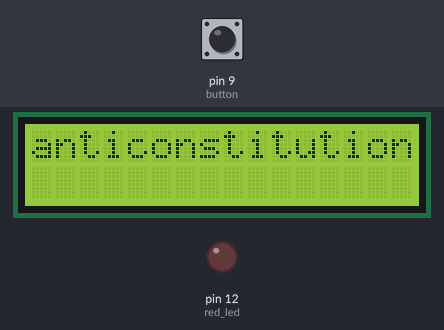
Bench run of a sketch on a simulated Arduino Uno, built with avr-gcc and run on an emulated ATmega328P. On the bench: 16×2 character LCD, output pins drawn as LEDs (lit = HIGH). Dashed ring = blinking. The test bench sets the inputs (shaded band); at power-on: pin 9 (button) LOW.

Above: at 1.2 s.
1.3 s: pin 9 (button) pulled HIGH for 1 s
At 2.9 s:
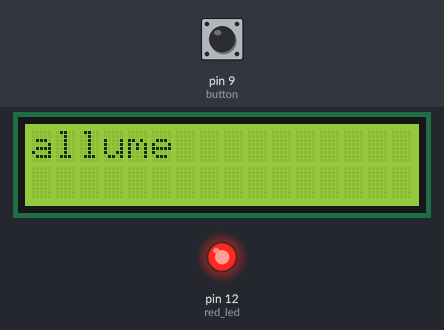
3.8 s: pin 9 (button) pulled HIGH for 0.15 s
At 3.9 s:
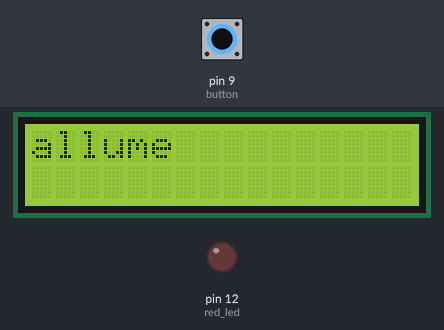
5.5 s: pin 9 (button) pulled HIGH for 3.2 s
At 5.65 s:
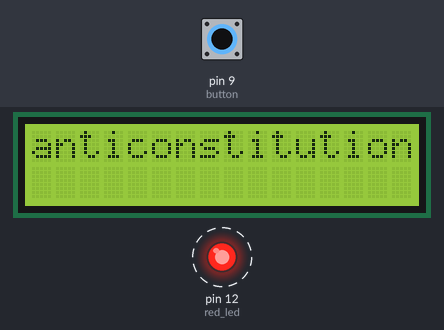
10.2 s: pin 9 (button) driven HIGH
At 11.9 s:
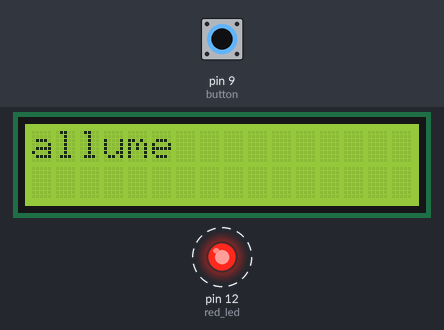
13.2 s: pin 9 (button) driven LOW
At 13.2 s:
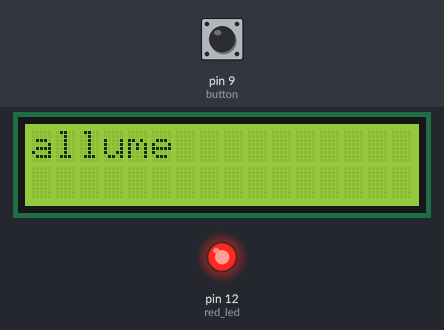
14.7 s: pin 9 (button) driven HIGH
At 16.28 s:
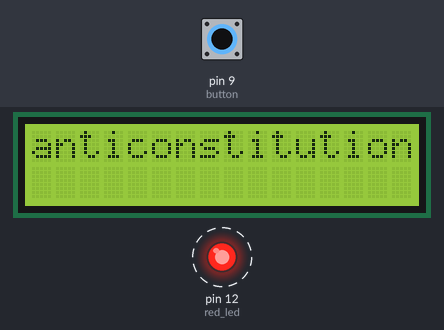
Timing chart, 0 to 65.2 s (numbered marks = the images above; inputs shaded):
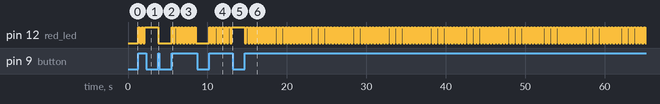

Measured:
- after the input at 1.3 s, pin 12 (red_led): alternates HIGH for 0.20 s and LOW for 0.20 s, 5 changes in all, then stays HIGH, starting at once; the display: changes after 0.60 s (image 1)
- after the input at 3.8 s, pin 12 (red_led): HIGH → LOW at once
- after the input at 5.5 s, pin 12 (red_led): alternates HIGH for 0.20 s and LOW for 0.20 s, 16 changes in all, then stays LOW, starting at once
- after the input at 10.2 s, pin 12 (red_led): alternates HIGH for 0.20 s and LOW for 0.20 s, starting at once; the display: changes after 0.60 s (image 4)
- after the input at 13.2 s, pin 12 (red_led): stops changing and stays HIGH
- after the input at 14.7 s, pin 12 (red_led): alternates HIGH for 0.20 s and LOW for 0.20 s, starting at once; the display: changes after 0.60 s (image 6)
- what the display in image 4 shows lasts 0.5 s, from 11.5 s to 12.0 s

The sketch:

screen_big.ino
```cpp
//Wiring code generated from an ArduinoML model
// Application name: RedButton
#include <LiquidCrystal.h>
long debounce = 200;
enum STATE {off, on};

STATE currentState = off;

bool buttonBounceGuard = false;
long buttonLastDebounceTime = 0;


LiquidCrystal screen(2,3,4,5,6,7,8);


	void setup(){
		pinMode(12, OUTPUT); // red_led [Actuator]
		pinMode(9, INPUT); // button [Sensor]
		screen.begin(16,2); // screen [Screen]
	}
	void loop() {
			switch(currentState){

				case off:
                    digitalWrite(12,LOW);
                    if (!buttonBounceGuard) {
                        screen.clear();
                        screen.print("anticonstitutionnellement");
                    }

		 			buttonBounceGuard = millis() - buttonLastDebounceTime > debounce;
                    if( digitalRead(9) == HIGH && buttonBounceGuard) {
                        buttonLastDebounceTime = millis();
                        currentState = on;
                    }

				break;
				case on:
                    digitalWrite(12,HIGH);
                    if (!buttonBounceGuard) {
                        screen.clear();
                        screen.print("allume");
                    }

		 			buttonBounceGuard = millis() - buttonLastDebounceTime > debounce;
                    if( digitalRead(9) == HIGH && buttonBounceGuard) {
                        buttonLastDebounceTime = millis();
                        currentState = off;
                    }

				break;
		}
	}
```
